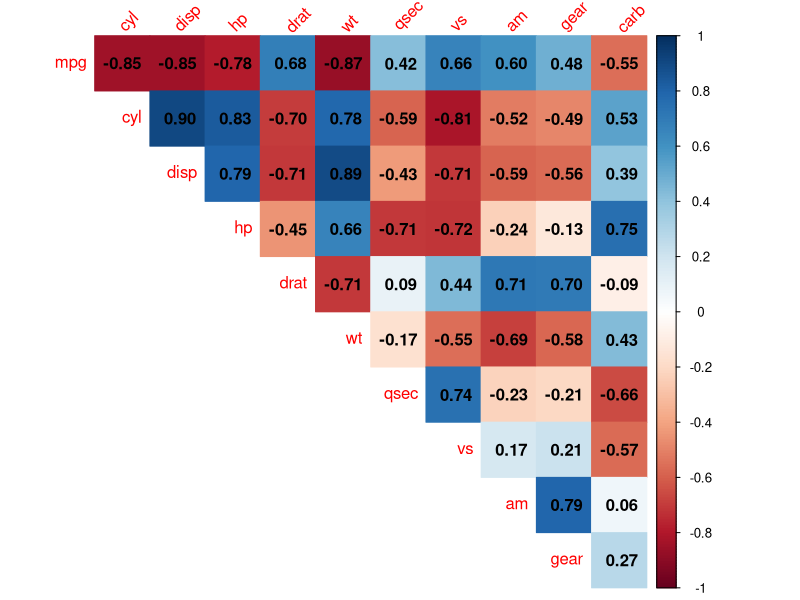
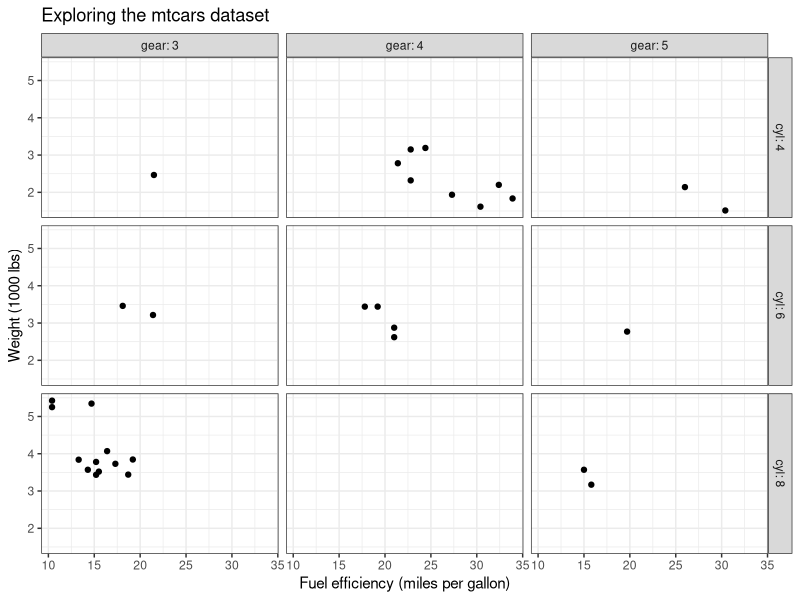

The R script that drew these images, in order:
## ---- chunk 1
knitr::opts_chunk$set(echo = TRUE)
## ---- chunk 2
library(tidyverse)
# Installs the `corrplot` library if not already installed
#if (!requireNamespace("corrplot")) install.packages("corrplot")
library(corrplot)

# The `cor` function takes the correlation of every column against every other column
mtcars_correlations <- cor(mtcars) 

# Let's round the values to 2 decimal places and then plot it
mtcars_correlations <- round(mtcars_correlations,2)
corrplot(mtcars_correlations, 
         type="upper", 
         method="color", 
         tl.srt=45,
         addCoef.col = "black",
         diag = FALSE)
## ---- chunk 3
library(tidyverse)
ggplot( mtcars , aes(x=mpg, y=wt )) + 
  geom_point() +
  theme_bw() +
  facet_grid( cyl ~ gear, labeller = label_both) +
  labs(x = 'Fuel efficiency (miles per gallon)',
       y = 'Weight (1000 lbs)',
       title = "Exploring the mtcars dataset")

